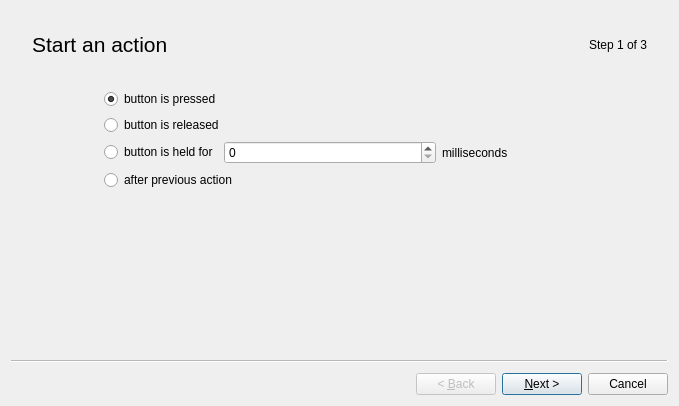
<?xml version="1.0" encoding="UTF-8"?>
<ui version="4.0">
 <class>Wizard</class>
 <widget class="QWizard" name="Wizard">
  <property name="geometry">
   <rect>
    <x>0</x>
    <y>0</y>
    <width>679</width>
    <height>406</height>
   </rect>
  </property>
  <property name="windowTitle">
   <string>Wizard</string>
  </property>
  <widget class="QWizardPage" name="wizardPage1">
   <property name="sizePolicy">
    <sizepolicy hsizetype="Preferred" vsizetype="Preferred">
     <horstretch>0</horstretch>
     <verstretch>0</verstretch>
    </sizepolicy>
   </property>
   <layout class="QVBoxLayout" name="verticalLayout">
    <item>
     <layout class="QVBoxLayout" name="verticalLayout_2">
      <property name="leftMargin">
       <number>6</number>
      </property>
      <property name="topMargin">
       <number>6</number>
      </property>
      <property name="rightMargin">
       <number>6</number>
      </property>
      <property name="bottomMargin">
       <number>6</number>
      </property>
      <item>
       <layout class="QHBoxLayout" name="horizontalLayout_2">
        <property name="leftMargin">
         <number>6</number>
        </property>
        <property name="topMargin">
         <number>6</number>
        </property>
        <property name="rightMargin">
         <number>6</number>
        </property>
        <property name="bottomMargin">
         <number>6</number>
        </property>
        <item>
         <widget class="QLabel" name="label">
          <property name="font">
           <font>
            <pointsize>16</pointsize>
           </font>
          </property>
          <property name="text">
           <string>Start an action</string>
          </property>
         </widget>
        </item>
        <item>
         <spacer name="horizontalSpacer_2">
          <property name="orientation">
           <enum>Qt::Horizontal</enum>
          </property>
          <property name="sizeHint" stdset="0">
           <size>
            <width>40</width>
            <height>20</height>
           </size>
          </property>
         </spacer>
        </item>
        <item>
         <widget class="QLabel" name="label_3">
          <property name="text">
           <string>Step 1 of 3</string>
          </property>
         </widget>
        </item>
       </layout>
      </item>
      <item>
       <spacer name="verticalSpacer">
        <property name="orientation">
         <enum>Qt::Vertical</enum>
        </property>
        <property name="sizeType">
         <enum>QSizePolicy::Minimum</enum>
        </property>
        <property name="sizeHint" stdset="0">
         <size>
          <width>20</width>
          <height>20</height>
         </size>
        </property>
       </spacer>
      </item>
      <item>
       <layout class="QHBoxLayout" name="horizontalLayout_3" stretch="1,7">
        <property name="sizeConstraint">
         <enum>QLayout::SetDefaultConstraint</enum>
        </property>
        <item>
         <spacer name="horizontalSpacer">
          <property name="orientation">
           <enum>Qt::Horizontal</enum>
          </property>
          <property name="sizeHint" stdset="0">
           <size>
            <width>40</width>
            <height>20</height>
           </size>
          </property>
         </spacer>
        </item>
        <item>
         <layout class="QVBoxLayout" name="verticalLayout_4">
          <item>
           <widget class="QRadioButton" name="radioButton">
            <property name="text">
             <string>button is pressed</string>
            </property>
            <property name="checked">
             <bool>true</bool>
            </property>
           </widget>
          </item>
          <item>
           <widget class="QRadioButton" name="radioButton_2">
            <property name="text">
             <string>button is released</string>
            </property>
           </widget>
          </item>
          <item>
           <layout class="QHBoxLayout" name="horizontalLayout_4">
            <item>
             <widget class="QRadioButton" name="radioButton_5">
              <property name="sizePolicy">
               <sizepolicy hsizetype="Maximum" vsizetype="Fixed">
                <horstretch>0</horstretch>
                <verstretch>0</verstretch>
               </sizepolicy>
              </property>
              <property name="text">
               <string>button is held for</string>
              </property>
             </widget>
            </item>
            <item>
             <widget class="QSpinBox" name="spinBox">
              <property name="maximum">
               <number>10000</number>
              </property>
              <property name="singleStep">
               <number>100</number>
              </property>
             </widget>
            </item>
            <item>
             <widget class="QLabel" name="label_4">
              <property name="text">
               <string>milliseconds</string>
              </property>
             </widget>
            </item>
           </layout>
          </item>
          <item>
           <widget class="QRadioButton" name="radioButton_3">
            <property name="text">
             <string>after previous action</string>
            </property>
           </widget>
          </item>
         </layout>
        </item>
       </layout>
      </item>
      <item>
       <spacer name="verticalSpacer_2">
        <property name="orientation">
         <enum>Qt::Vertical</enum>
        </property>
        <property name="sizeHint" stdset="0">
         <size>
          <width>20</width>
          <height>40</height>
         </size>
        </property>
       </spacer>
      </item>
     </layout>
    </item>
   </layout>
  </widget>
  <widget class="QWizardPage" name="wizardPage2">
   <layout class="QVBoxLayout" name="verticalLayout_6">
    <item>
     <layout class="QVBoxLayout" name="verticalLayout_3">
      <property name="leftMargin">
       <number>6</number>
      </property>
      <property name="topMargin">
       <number>6</number>
      </property>
      <property name="rightMargin">
       <number>6</number>
      </property>
      <property name="bottomMargin">
       <number>6</number>
      </property>
      <item>
       <layout class="QHBoxLayout" name="horizontalLayout_5">
        <property name="leftMargin">
         <number>6</number>
        </property>
        <property name="topMargin">
         <number>6</number>
        </property>
        <property name="rightMargin">
         <number>6</number>
        </property>
        <property name="bottomMargin">
         <number>6</number>
        </property>
        <item>
         <widget class="QLabel" name="label_2">
          <property name="font">
           <font>
            <pointsize>16</pointsize>
           </font>
          </property>
          <property name="text">
           <string>Select an action</string>
          </property>
         </widget>
        </item>
        <item>
         <spacer name="horizontalSpacer_3">
          <property name="orientation">
           <enum>Qt::Horizontal</enum>
          </property>
          <property name="sizeHint" stdset="0">
           <size>
            <width>40</width>
            <height>20</height>
           </size>
          </property>
         </spacer>
        </item>
        <item>
         <widget class="QLabel" name="label_5">
          <property name="text">
           <string>Step 2 of 3</string>
          </property>
         </widget>
        </item>
       </layout>
      </item>
      <item>
       <spacer name="verticalSpacer_3">
        <property name="orientation">
         <enum>Qt::Vertical</enum>
        </property>
        <property name="sizeType">
         <enum>QSizePolicy::Minimum</enum>
        </property>
        <property name="sizeHint" stdset="0">
         <size>
          <width>20</width>
          <height>20</height>
         </size>
        </property>
       </spacer>
      </item>
      <item>
       <layout class="QHBoxLayout" name="horizontalLayout_6" stretch="1,7">
        <property name="sizeConstraint">
         <enum>QLayout::SetDefaultConstraint</enum>
        </property>
        <item>
         <spacer name="horizontalSpacer_4">
          <property name="orientation">
           <enum>Qt::Horizontal</enum>
          </property>
          <property name="sizeHint" stdset="0">
           <size>
            <width>40</width>
            <height>20</height>
           </size>
          </property>
         </spacer>
        </item>
        <item>
         <widget class="QTreeWidget" name="treeWidget">
          <property name="headerHidden">
           <bool>true</bool>
          </property>
          <column>
           <property name="text">
            <string notr="true">1</string>
           </property>
          </column>
         </widget>
        </item>
       </layout>
      </item>
     </layout>
    </item>
   </layout>
  </widget>
  <widget class="QWizardPage" name="wizardPage">
   <layout class="QVBoxLayout" name="verticalLayout_7">
    <item>
     <layout class="QVBoxLayout" name="verticalLayout_5">
      <property name="leftMargin">
       <number>6</number>
      </property>
      <property name="topMargin">
       <number>6</number>
      </property>
      <property name="rightMargin">
       <number>6</number>
      </property>
      <property name="bottomMargin">
       <number>6</number>
      </property>
      <item>
       <layout class="QHBoxLayout" name="horizontalLayout_7">
        <property name="leftMargin">
         <number>6</number>
        </property>
        <property name="topMargin">
         <number>6</number>
        </property>
        <property name="rightMargin">
         <number>6</number>
        </property>
        <property name="bottomMargin">
         <number>6</number>
        </property>
        <item>
         <widget class="QLabel" name="label_6">
          <property name="font">
           <font>
            <pointsize>16</pointsize>
           </font>
          </property>
          <property name="text">
           <string>Configure the action</string>
          </property>
         </widget>
        </item>
        <item>
         <spacer name="horizontalSpacer_5">
          <property name="orientation">
           <enum>Qt::Horizontal</enum>
          </property>
          <property name="sizeHint" stdset="0">
           <size>
            <width>40</width>
            <height>20</height>
           </size>
          </property>
         </spacer>
        </item>
        <item>
         <widget class="QLabel" name="label_7">
          <property name="text">
           <string>Step 3 of 3</string>
          </property>
         </widget>
        </item>
       </layout>
      </item>
      <item>
       <spacer name="verticalSpacer_4">
        <property name="orientation">
         <enum>Qt::Vertical</enum>
        </property>
        <property name="sizeType">
         <enum>QSizePolicy::Minimum</enum>
        </property>
        <property name="sizeHint" stdset="0">
         <size>
          <width>20</width>
          <height>20</height>
         </size>
        </property>
       </spacer>
      </item>
      <item>
       <layout class="QHBoxLayout" name="horizontalLayout_8" stretch="1,7">
        <property name="sizeConstraint">
         <enum>QLayout::SetDefaultConstraint</enum>
        </property>
        <item>
         <spacer name="horizontalSpacer_6">
          <property name="orientation">
           <enum>Qt::Horizontal</enum>
          </property>
          <property name="sizeHint" stdset="0">
           <size>
            <width>40</width>
            <height>20</height>
           </size>
          </property>
         </spacer>
        </item>
        <item>
         <widget class="QWidget" name="widget" native="true">
          <property name="minimumSize">
           <size>
            <width>20</width>
            <height>20</height>
           </size>
          </property>
         </widget>
        </item>
       </layout>
      </item>
     </layout>
    </item>
   </layout>
  </widget>
 </widget>
 <tabstops>
  <tabstop>radioButton</tabstop>
  <tabstop>radioButton_2</tabstop>
  <tabstop>radioButton_5</tabstop>
  <tabstop>radioButton_3</tabstop>
  <tabstop>treeWidget</tabstop>
 </tabstops>
 <resources/>
 <connections/>
</ui>
